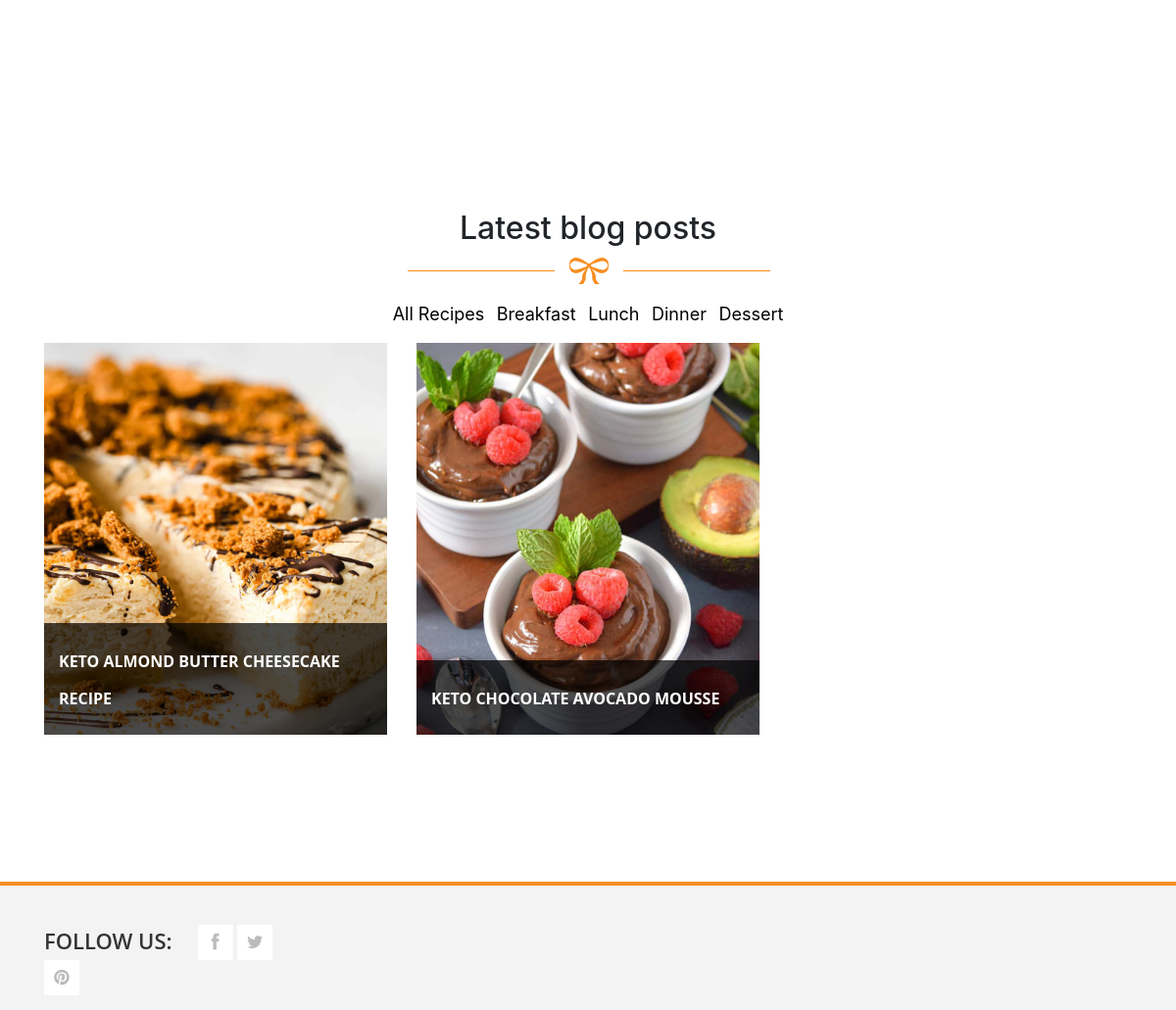
Page /recipes/dessert/ (middle part) on the earlier database version.
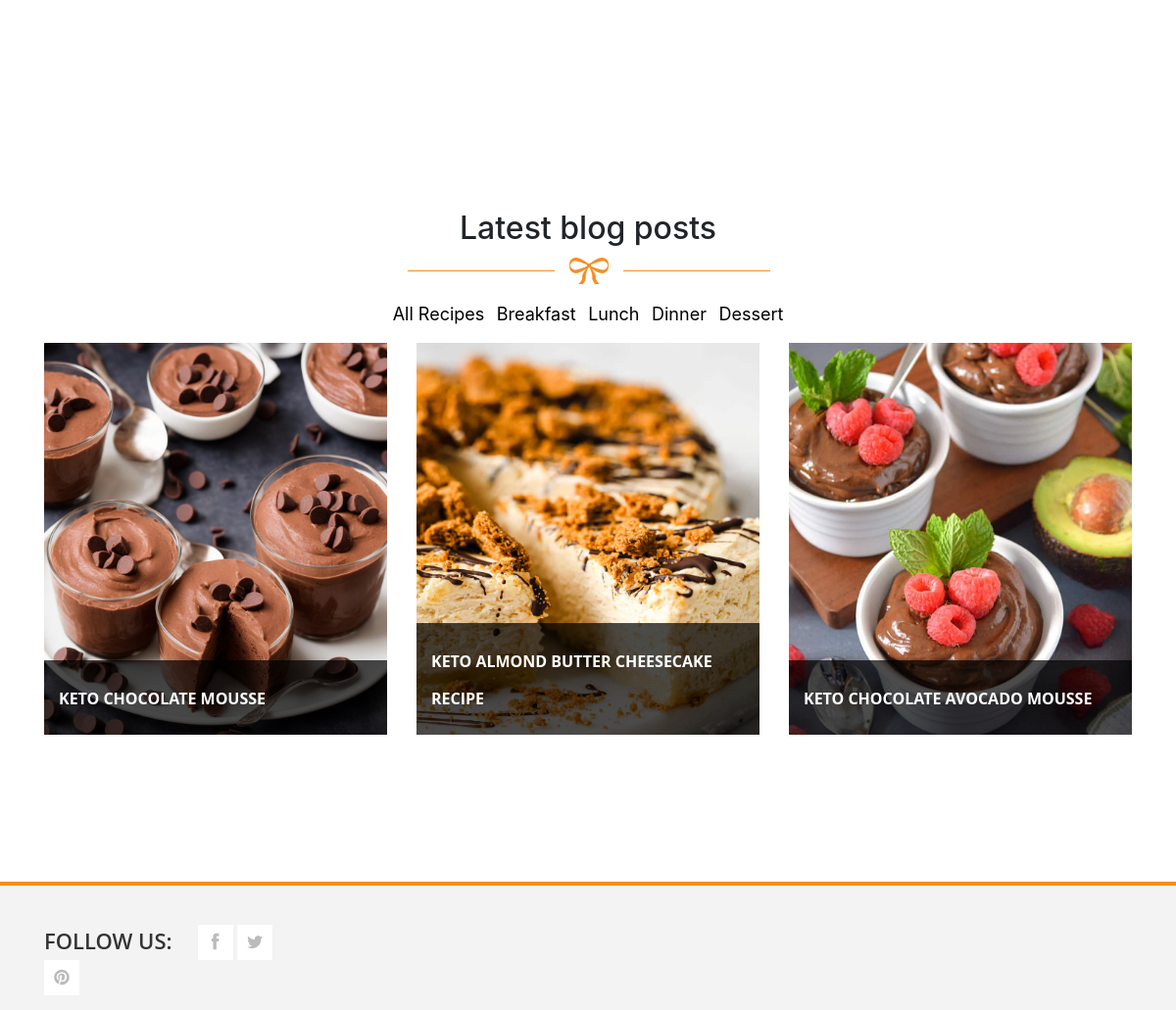
Same page on the later database version.
### ketosite/models.py (models this page shows, shortened)
class Recipe(models.Model):
    CATEGORY_CHOICES = [
        ('all recipes', 'All Recipes'),
        ('breakfast', 'Breakfast'),
        ('lunch', 'Lunch'),
        ('dinner', 'Dinner'),
        ('dessert', 'Dessert'),
    ]
    title = models.CharField(max_length=255)
    content = RichTextField(null=True, blank=True)
    date = models.DateTimeField(default=timezone.now)
    image = models.ImageField(upload_to='recipe_images/')
    image_alt = models.CharField(max_length=255)
    slug = AutoSlugField(populate_from='title', unique=True)
    related_recipes = models.ManyToManyField('self', blank=True)
    category = models.CharField(max_length=100, choices=CATEGORY_CHOICES, blank=True)
    def get_absolute_url(self):
        return reverse("ketosite:recipe_post", kwargs={'slug': self.slug})

### ketosite/views.py (the view)
# urls.py: path('recipes/<slug:category_slug>/', views.all_recipes, name='all_recipes'),
def all_recipes(request, category_slug=None):
    recipes = Recipe.objects.all()[::-1]
    categories = Recipe.CATEGORY_CHOICES
    articles = BlogPost.objects.all()
    if category_slug and category_slug != 'all-recipes':
         recipes = Recipe.objects.filter(category=category_slug)[::-1]
    context = {
        'recipes': recipes,
        'categories': categories,
        'selected_category': category_slug,
        'articles':articles,
    }
    return render(request, 'ketosite/all_recipes.html', context)

### ketosite/templates/ketosite/all_recipes.html (shortened to what this page needs)
{% extends 'ketosite/base.html' %}
{% load static %}
{% block content %}
<div id="hero-carousel" class="carousel slide  carousel-fade" data-bs-ride="carousel">
     <div class="carousel-inner">
         <div class="carousel-item active">
            <a href="{% static 'images/slide_01.webp' %}">
                <picture>
                  <source srcset="{% static 'images/slide_01.webp' %}" type="image/webp">
                  <img src="{% static 'images/slide_01.webp' %}" class="c-img" width="720" height="90" loading="lazy" alt="christmas">
                </picture>
              </a>
            <div class="carousel-caption mt-2">
                 <p class="fs-3 text-white">Enjoy our most famous keto diet meals</p><br>
            </div>
        </div>
    </div>
</div>
<div id="latest-blog">
    <div class="container">
        <div class="row">
            <div class="col-md-12 mt-4">
                <div class="text-center">
                    <h2>Latest blog posts</h2>
                    <img src="{% static 'images/under-heading.png' %}" alt="blog posts" loading="lazy" class="img-fluid"><br>
                    <ul id="categories" class="list-inline mt-3 text-center">
                        {% for category_key, category_display in categories %}
                        <li class="list-inline-item">
                            <a style="color: black; font-size: 18px;"  href="{% url 'ketosite:recipe_list' category_slug=category_key|slugify %}">
                                {{ category_display }}
                            </a>
                        </li>
                        {% endfor %}
                    </ul>
                </div>
            </div>
        </div>
        <div class="row">
            {% for article in recipes %}
            <div class="col-md-4 col-sm-6">
                <div class="blog-post">
                    <div class="blog-thumb">
                        <img src="{{ article.image.url }}" alt="{{ article.image_alt }}" loading="lazy" style="width: 100%; height: 400px; object-fit: cover;"  />
                    </div>
                    <div class="blog-content">
                        <div class="content-show">
                            <h2><a href="{{ article.get_absolute_url }}">{{ article.title }}</a></h2>
                        </div>
                    </div>
                </div>
            </div>
            {% endfor %}
        </div>
    </div>
</div>
{% endblock content %}

Differences in the rows shown:
added Recipe: image (picture), title "KETO CHOCOLATE MOUSSE"
